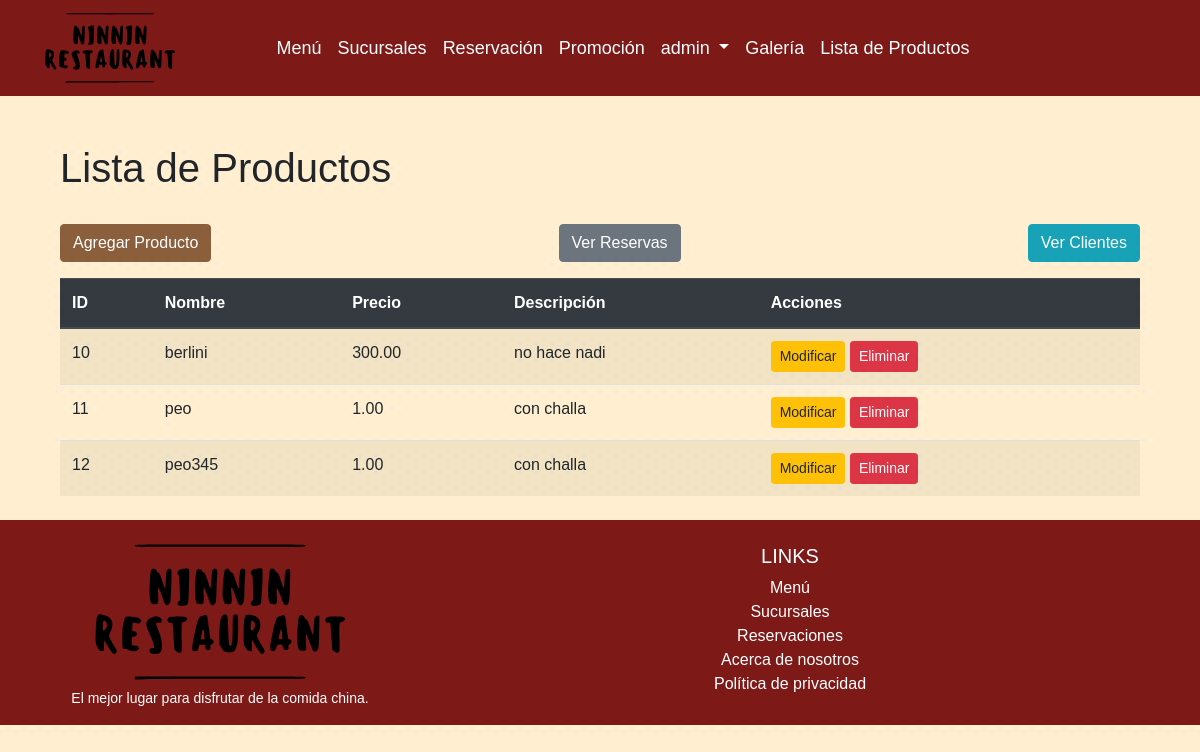
/clientes/crud_producto/ (signed in), run on the app's committed database.
### clientes/models.py (models this page shows, shortened)
class Producto(models.Model):
    nombre = models.CharField(max_length=100)
    precio = models.DecimalField(max_digits=10, decimal_places=2)
    descripcion = models.TextField(blank=True)

### clientes/views.py (the view)
# urls.py: path('crud_producto/', views.producto_list, name='crud_producto'),
@login_required
def producto_list(request):
    productos = Producto.objects.all()
    return render(request, 'productos/producto_list.html', {'productos': productos})

### clientes/templates/productos/producto_list.html
{% extends "clientes/base.html" %}
{% block content %}
    <div class="container mt-5">
        <h1>Lista de Productos</h1>
        <br>
        <div class="d-flex justify-content-between mb-3">
            <a href="{% url 'producto_add' %}" class="btn btn-primary">Agregar Producto</a>
            <button type="button" class="btn btn-secondary">
                <a href="{% url 'reserva_list' %}" class="text-white">Ver Reservas</a>
            </button>
            <button type="button" class="btn btn-info">
                <a href="{% url 'crud' %}" class="text-white">Ver Clientes</a>
            </button>
        </div>
        <table class="table table-striped">
            {% if productos %}
                <thead class="thead-dark">
                    <tr>
                        <th scope="col">ID</th>
                        <th scope="col">Nombre</th>
                        <th scope="col">Precio</th>
                        <th scope="col">Descripción</th>
                        <th scope="col">Acciones</th>
                    </tr>
                </thead>
                <tbody>
                    {% for producto in productos %}
                        <tr>
                            <td>{{ producto.id }}</td>
                            <td>{{ producto.nombre }}</td>
                            <td>{{ producto.precio }}</td>
                            <td>{{ producto.descripcion }}</td>
                            <td>
                                <a href="{% url 'producto_edit' producto.id %}" class="btn btn-warning btn-sm">Modificar</a>
                                <a href="{% url 'producto_delete' producto.id %}" class="btn btn-danger btn-sm">Eliminar</a>
                            </td>
                        </tr>
                    {% endfor %}
                </tbody>
            {% else %}
                <tr>
                    <td colspan="5" class="text-center">No hay productos disponibles</td>
                </tr>
            {% endif %}
        </table>
    </div>
{% endblock %}

### clientes/templates/clientes/base.html (shortened to what this page needs)
{% load static %}
<!DOCTYPE html>
<html lang="es">
<head>
    <link rel="stylesheet" href="https://cdn.jsdelivr.net/npm/bootstrap@4.6.2/dist/css/bootstrap.min.css"
>
    <link rel="stylesheet" href="{% static 'Layout/style.css' %}">
</head>
<body class="is-preload">
    <div id="page-wrapper">
        <header id="header">
            <nav id="navbar" class="navbar navbar-expand-lg navbar-dark custom-navbar">
                <div class="container">
                    <a class="navbar-brand" href="{% url 'index' %}">
                        <img src="{% static 'Components/icons/icono.svg' %}" alt="Logo" class="navbar-logo">
                    </a>
                    <div class="collapse navbar-collapse" id="navbarNav">
                        <ul class="navbar-nav mx-auto custom-nav">
                            <li class="nav-item">
                                <a class="nav-link" href="{% url 'comidas' %}">Menú</a>
                            </li>
                            <li class="nav-item">
                                <a class="nav-link" href="{% url 'sucursal' %}">Sucursales</a>
                            </li>
                            <li class="nav-item">
                                <a class="nav-link" href="{% url 'reservacion' %}">Reservación</a>
                            </li>
                            <li class="nav-item">
                                <a class="nav-link" href="{% url 'promociones' %}">Promoción</a>
                            </li>
                            {% if user.is_authenticated %}
                                <li class="nav-item dropdown">
                                    <a class="nav-link dropdown-toggle" href="#" id="navbarDropdown" role="button"
                                        data-toggle="dropdown" aria-haspopup="true" aria-expanded="false">
                                        {{ user.username }}
                                    </a>
                                </li>
                            {% else %}
                                <li class="nav-item">
                                    <a href="{% url 'login' %}" class="nav-link">Iniciar sesión</a>
                                </li>
                            {% endif %}
                            <li {% if clase == 'galeria' %} class="current" {% endif %}>
                                <a href="{% url 'galeria' %}" class="nav-link">Galería</a>
                            </li>
                            {% if user.is_authenticated %}
                                <li class="nav-item">
                                    <a class="nav-link" href="{% url 'producto_list_usuario_comun' %}">Lista de Productos</a>
                                </li>
                            {% endif %}
                        </ul>
                    </div>
                </div>
            </nav>
        </header>
        <div id="content-wrapper">
            <div class="container mt-5">
                {% block content %}
                {% endblock %}
            </div>
        </div>
        <footer id="footer"
            class="page-footer font-small pt-4 mt-4 d-flex flex-column align-items-center justify-content-center"
            style="background-color: #7D1917; color: white;">
            <div class="container text-center">
                <div class="row justify-content-center">
                    <div class="col-md-4 mt-md-0 mt-3">
                        <img src="{% static 'Components/icons/icono.svg' %}" alt="Logo" class="footer-logo mb-2">
                        <p>El mejor lugar para disfrutar de la comida china.</p>
                    </div>
                    <div class="col-md-8 mb-md-0 mb-3">
                        <h5 class="text-uppercase">Links</h5>
                        <ul class="list-unstyled">
                            <li><a href="{% url 'comidas' %}" class="footer-link">Menú</a></li>
                            <li><a href="{% url 'sucursal' %}" class="footer-link">Sucursales</a></li>
                            <li><a href="{% url 'reservacion' %}" class="footer-link">Reservaciones</a></li>
                            <li><a href="#" class="footer-link">Acerca de nosotros</a></li>
                            <li><a href="#" class="footer-link">Política de privacidad</a></li>
                        </ul>
                    </div>
                </div>
            </div>
        </footer>
    </div>
</body>
</html>

### mysite/static/Layout/style.css (style rules this page uses)
body { background: radial-gradient(#e5e7eb 1px, transparent 1px); background-color: #FFEFD0; background-size: 16px 16px; font-family: Arial, sans-serif; }
p { font-size: 14px; }
.navbar { background-color: #7D1917; }
.nav-link { color: white !important; font-size: 18px; }
.navbar-logo { width: 130px; height: auto; }
@media (min-width: 992px) { .custom-nav { transform: translateX(-50px); } }
.footer-logo { width: 250px; margin-bottom: 20px; }
.page-footer { color: white; background-color: #7D1917; }
.footer-link { color: white; text-decoration: none; }
.btn-primary { background-color: #8b5e3c; border-color: #8b5e3c; }
.navbar { position: relative; z-index: 1000; }

### data on the page
Producto: id "10", nombre "berlini", precio "300.00", descripcion "no hace nadi"
Producto: id "11", nombre "peo", precio "1.00", descripcion "con challa"
Producto: id "12", nombre "peo345", precio "1.00", descripcion "con challa"

### other printed values
{{ user.username }} "admin"
